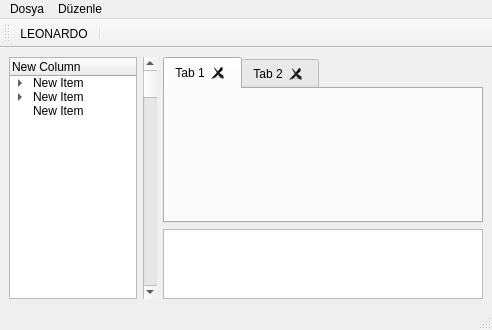
<?xml version="1.0" encoding="UTF-8"?>
<ui version="4.0">
 <class>MainWindow</class>
 <widget class="QMainWindow" name="MainWindow">
  <property name="geometry">
   <rect>
    <x>0</x>
    <y>0</y>
    <width>492</width>
    <height>330</height>
   </rect>
  </property>
  <property name="windowTitle">
   <string>MainWindow</string>
  </property>
  <widget class="QWidget" name="centralwidget">
   <layout class="QHBoxLayout" name="horizontalLayout_2">
    <item>
     <layout class="QHBoxLayout" name="horizontalLayout" stretch="2,1,5">
      <item>
       <widget class="QTreeWidget" name="treeWidget">
        <column>
         <property name="text">
          <string>New Column</string>
         </property>
        </column>
        <item>
         <property name="text">
          <string>New Item</string>
         </property>
         <item>
          <property name="text">
           <string>New Subitem</string>
          </property>
         </item>
        </item>
        <item>
         <property name="text">
          <string>New Item</string>
         </property>
         <item>
          <property name="text">
           <string>New Subitem</string>
          </property>
          <item>
           <property name="text">
            <string>New Subitem</string>
           </property>
          </item>
         </item>
        </item>
        <item>
         <property name="text">
          <string>New Item</string>
         </property>
        </item>
       </widget>
      </item>
      <item>
       <widget class="QScrollBar" name="verticalScrollBar">
        <property name="orientation">
         <enum>Qt::Vertical</enum>
        </property>
       </widget>
      </item>
      <item>
       <layout class="QVBoxLayout" name="verticalLayout" stretch="3,1">
        <property name="sizeConstraint">
         <enum>QLayout::SetDefaultConstraint</enum>
        </property>
        <property name="topMargin">
         <number>0</number>
        </property>
        <item>
         <widget class="QTabWidget" name="tabWidget">
          <property name="tabsClosable">
           <bool>true</bool>
          </property>
          <property name="movable">
           <bool>true</bool>
          </property>
          <widget class="QWidget" name="tab">
           <attribute name="title">
            <string>Tab 1</string>
           </attribute>
          </widget>
          <widget class="QWidget" name="tab_2">
           <attribute name="title">
            <string>Tab 2</string>
           </attribute>
          </widget>
         </widget>
        </item>
        <item>
         <widget class="QTextBrowser" name="textBrowser">
          <property name="lineWidth">
           <number>1</number>
          </property>
         </widget>
        </item>
       </layout>
      </item>
     </layout>
    </item>
   </layout>
  </widget>
  <widget class="QMenuBar" name="menubar">
   <property name="geometry">
    <rect>
     <x>0</x>
     <y>0</y>
     <width>492</width>
     <height>22</height>
    </rect>
   </property>
   <widget class="QMenu" name="menuDosya">
    <property name="title">
     <string>Dosya</string>
    </property>
   </widget>
   <widget class="QMenu" name="menuD_zenle">
    <property name="title">
     <string>Düzenle</string>
    </property>
   </widget>
   <addaction name="menuDosya"/>
   <addaction name="menuD_zenle"/>
  </widget>
  <widget class="QStatusBar" name="statusbar"/>
  <widget class="QToolBar" name="toolBar">
   <property name="windowTitle">
    <string>toolBar</string>
   </property>
   <attribute name="toolBarArea">
    <enum>TopToolBarArea</enum>
   </attribute>
   <attribute name="toolBarBreak">
    <bool>false</bool>
   </attribute>
   <addaction name="actionLEONARDO"/>
   <addaction name="separator"/>
  </widget>
  <action name="actionLEONARDO">
   <property name="icon">
    <iconset resource="icons.qrc">
     <normaloff>:/icons/icons/leonardo.jpg</normaloff>:/icons/icons/leonardo.jpg</iconset>
   </property>
   <property name="text">
    <string>LEONARDO</string>
   </property>
   <property name="toolTip">
    <string>https://leonardocompany.com.tr/tr/</string>
   </property>
  </action>
 </widget>
 <resources>
  <include location="icons.qrc"/>
 </resources>
 <connections/>
 <slots>
  <slot>addTab(QTreeWidgetItem,int)</slot>
 </slots>
</ui>
